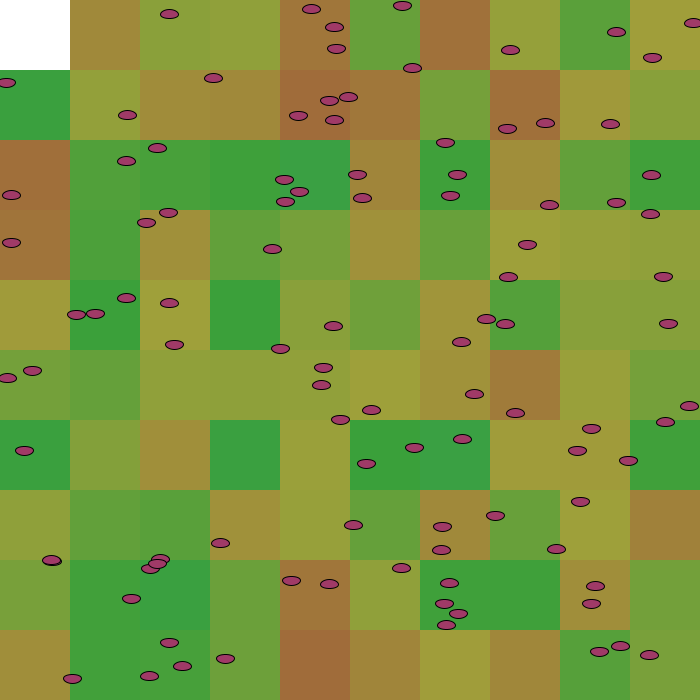
Frame 1 (no input)
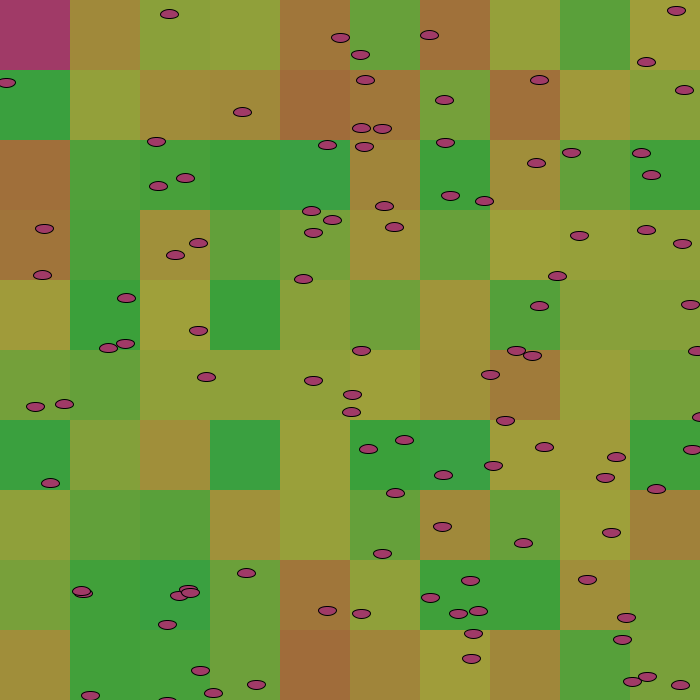
Frame 60 (the mouse pressed at the canvas centre just before this capture)
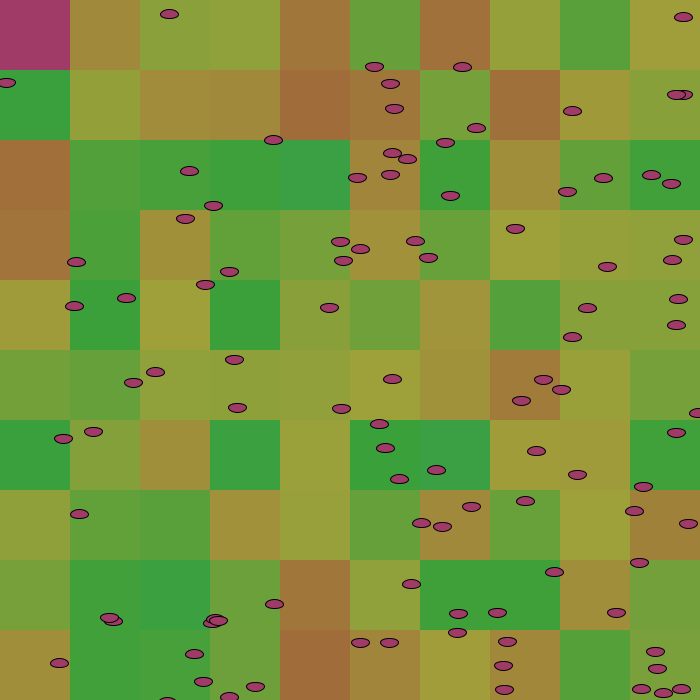
Frame 120 (the mouse held since frame 60 and released just before this capture)

The Processing sketch that drew these frames (run headless with seeded random() and noise(); from frame 60 on, the mouse is pressed at the canvas centre):

// Processing sketch: processing_77475
// ── processing_77475.pde

/*maybe try: 

if (currentAction == "pushed") {
    if (pushed.display(currentx,currenty))
          currentAction = "getup";
}
to designate "eaten" ???

*////////////////////////////////////////////

Cell[][] grid;
int maxPop = 1000;
int startPop = 100;
//Neme[] neme = new Neme[500];
Microbe[] microbe = new Microbe[maxPop];
//Timer timer;


// Number of columns and rows in the grid
int cols = 10;
int rows = 10;
//int totalNeme = 0;


void setup() {
size(700,700);
smooth();
colorMode(HSB);
frameRate(15);
int w = width/cols;
int h = height/rows;
grid = new Cell[cols][rows];


for(int i = 0; i < startPop; i++) {
microbe[i] = new Microbe();
}
//for(int i = 0; i < totalNeme; i++) {
//neme[i] = new Neme();
//}
// The counter variables i and j are also the column and row numbers
// In this example, they are used as arguments to the constructor for each object in the grid.
for (int i = 0; i < cols; i ++ ) {
for (int j = 0; j < rows; j ++ ) {
// Initialize each object
grid[i][j] = new Cell(i*w,j*h,w,h);
}
}
//timer = new Timer (10000);
//timer.start();
}

void draw() {
background(255);
noStroke();

//initialize grid function
for (int i = 0; i < cols; i ++ ) { 
for (int j = 0; j < rows; j ++ ) {
grid[i][j].display();
}
}

//if (timer.isFinished()) {
//neme[totalNeme] = new Neme();
//totalNeme++;
//if (totalNeme >= neme.length) {
//totalNeme = 0;
//}
//timer.start();
//}


//initialize nemetode functions
//for (int i = 0; i < totalNeme; i++) {
//neme[i].move();
//neme[i].display();
//neme[i].intercept();

//}

//initialize microbe functions
for (int i = 0; i < startPop; i++) {
microbe[i].move();
microbe[i].display();

//microbe[i].eat();
microbe[i].divide();
microbe[i].die();


}
//for(int i = 0; i < totalNeme; i++) {
//for (int j = 0; j < startPop; j++) {
//if (neme[i].intersect(microbe[j])) {
//microbe[j].eaten();
//}
//}
//}

//for(int i = 0; i < startPop; i++) {
//for(int j = 0; j < cols; j++ ) { 
//for (int k = 0; k < rows; k++ ) {
//if (microbe[i].intersect(grid[j][k])) { // && microbe[i].eaten()
//grid[j][k].state = grid[j][k].state + microbe[i].die;

//}
//}
///}
//}
} //end of draw

 /////////////////////////////////////////////////////////////////////////////////////////

////microbe class
class Microbe {
color c;
float r;
float state;
//float repstate;
//Pvector pos,vel,dir;
float x,y;
float searchDist; //water function -- ability to move
float maxVal; //awareness of cell.state
float die;

///microbe constructors
Microbe () {
c = color(236,162,160);
r = 18;
state = random(3,20);
//repstate = 12;
x = random(width);
y= random(height);
//pos = new PVector(_x,_y);
//vel = new PVector(0,0);
searchDist =1;
maxVal = 23;
die = (0.75 *(random(6,50)/random(6,50))- 0.05);
}

///microbe functions
void move() {
x += random(searchDist);
y += random(searchDist);

if (x > width || x < 0) {
searchDist *= -1;
}
if (y > height || y < 0) {
searchDist *= -1;
}
}

void display() {
stroke(0);
fill (c);
ellipse(x,y,r,r/2);
}

 

void divide() {
if(state > 12){
Microbe m = new Microbe();
microbe = (Microbe[]) append(microbe,m);
fill(150,162,160);
}
}

void die() {
if (state < 4) {
searchDist = 0;
//cell.state = cell.state/2 + 4;
}
}

boolean eaten() {
if (eaten() == true) {
return true; 
}else {
return false;
}
}

//boolean intersect(Cell c) {
//float distance = dist(x,y,c.x,c.y);
//if (distance == 0); if ("eaten" == true) { 
//(eaten())
//return true;
//} else {
//return false; 
//}
//}
} //end class Microbe

 

 /////////////////////////////////////////////////////////////////////////////////////////

///Neme 
class Neme {
float x,y;
float speed;
color c;
float r;

Neme() {
r = 60;
x = -r;
y = random(height);
speed = random(1,4);
c = color(170,192,153);
}

void move() {
x += speed;
}

boolean reachedSide() {
if (x > width + r*2) {
return true;
} else {
return false;
}
}


boolean intersect(Microbe d) {
float distance = dist(x,y,d.x,d.y);
if (distance < ((r + d.r)/3)) {
return true;
} else {
return false; 
}
}

void display() {
fill(c);
noStroke();
ellipse(x,y,r,r/30);
}


}

///timer
class Timer {
int savedTime;
int totalTime;
Timer(int tempTotalTime) {
totalTime = tempTotalTime;
}

void start() {
savedTime = millis();
}

boolean isFinished() {
int passedTime = millis() - savedTime;
if (passedTime > totalTime) {
return true;
} else {
return false;
}
}
}

 /////////////////////////////////////////////////////////////////////////////////////////

// A Cell object 
class Cell { 
float x,y; 
float w,h; 
float state;
float h1;
float h2;
float h3;
float s;
float b;

// Cell Constructor 
Cell(float tempX, float tempY, float tempW, float tempH) { 
x = tempX;
y = tempY;
w = tempW;
h = tempH;
state = int(random(6,50));
h1 = random(56,90); // POSSIBLE TO MAKE THIS INCREMENTAL? check colors
h2 = random(38,55);
h3 = random (20,37);
s=162;
b=160;
}


//display cell color according to CN value
void display() { 
noStroke();
rect(x,y,w,h);

if (state <= 20) { // NOT SURE ABOUT THIS ... ASSIGN COLOR RANGE TO STATE...
// darkest green
fill(h1,s,b);
} else if (state <= 35 && state >=21) { //HOW WRITE between 21-35? Use AND?
// medium green
fill(h2,s,b);
} else if (state <= 50 && state >= 36) { // 35-50
// brown
fill(h3,s,b);
}
}

}

 

 

 
